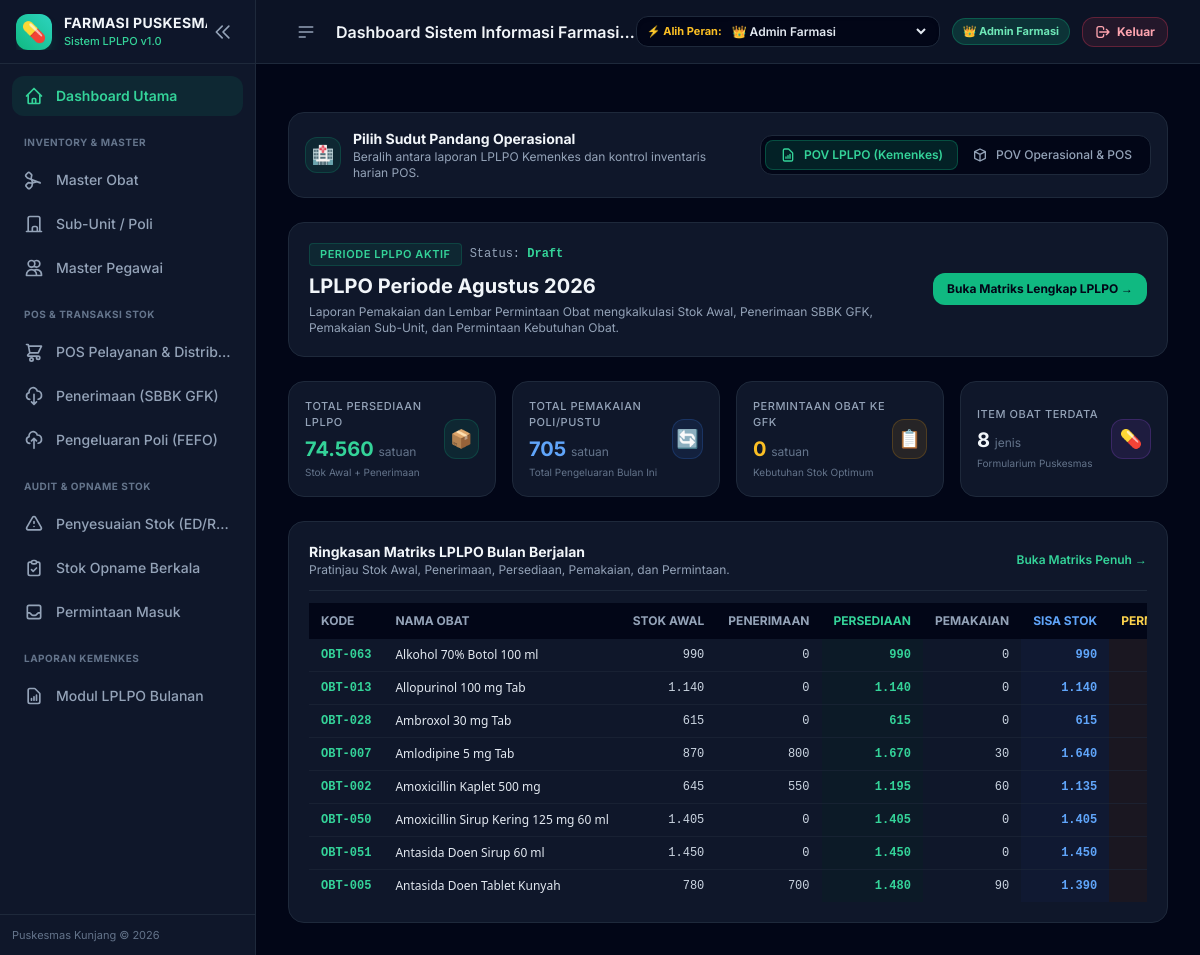
Screenshot of / (signed in) with the database file from the repository.
### app/models.py (models this page shows, shortened)
class BaseModel(db.Model):
    __abstract__ = True

class LPLPO(BaseModel):
    __tablename__ = 'lplpo'
    id = db.Column(db.Integer, primary_key=True)
    bulan = db.Column(db.Integer, nullable=False)  # 1 - 12
    tahun = db.Column(db.Integer, nullable=False)  # e.g. 2026
    nama_puskesmas = db.Column(db.String(100), default='Puskesmas Kunjang')
    tanggal_laporan = db.Column(db.Date, default=date.today)
    status = db.Column(db.String(20), default='Draft')  # Draft, Final
    keterangan = db.Column(db.Text)
    kepala_puskesmas = db.Column(db.String(100), default='dr. Durotun Nafisa, M.H')
    nip_kepala = db.Column(db.String(30), default='19750423 200212 2 005')
    pengelola_obat = db.Column(db.String(100), default='Daril Rahmatullah, S.Farm.Apt')
    nip_pengelola = db.Column(db.String(30), default='19810704 200901 1 004')
    created_at = db.Column(db.DateTime, default=datetime.utcnow)
    items = db.relationship('LPLPOItem', backref='lplpo', lazy=True, cascade="all, delete-orphan")
    @property
    def nama_bulan(self):
        nama_bulan_list = [
            '', 'Januari', 'Februari', 'Maret', 'April', 'Mei', 'Juni',
            'Juli', 'Agustus', 'September', 'Oktober', 'November', 'Desember'
        ]
        if 1 <= self.bulan <= 12:
            return nama_bulan_list[self.bulan]
        return str(self.bulan)

class LPLPOItem(BaseModel):
    __tablename__ = 'lplpo_item'
    id = db.Column(db.Integer, primary_key=True)
    lplpo_id = db.Column(db.Integer, db.ForeignKey('lplpo.id'), nullable=False)
    obat_id = db.Column(db.Integer, db.ForeignKey('obat.id'), nullable=False)
    stok_awal = db.Column(db.Integer, default=0)
    penerimaan = db.Column(db.Integer, default=0)
    persediaan = db.Column(db.Integer, default=0)  # stok_awal + penerimaan
    pemakaian = db.Column(db.Integer, default=0)
    sisa_stok = db.Column(db.Integer, default=0)   # persediaan - pemakaian
    stok_optimum = db.Column(db.Integer, default=0)
    permintaan = db.Column(db.Integer, default=0)
    pemberian = db.Column(db.Integer, default=0)
    obat = db.relationship('Obat')

class Obat(BaseModel):
    __tablename__ = 'obat'
    id = db.Column(db.Integer, primary_key=True)
    kode_obat = db.Column(db.String(50), unique=True, nullable=False, index=True)
    nama_obat = db.Column(db.String(150), nullable=False)
    bentuk_sediaan = db.Column(db.String(50), default='Tablet')
    satuan = db.Column(db.String(30), default='Tablet')
    kategori = db.Column(db.String(50), default='Generik')
    harga_satuan = db.Column(db.Float, default=0.0)
    stok_minimum = db.Column(db.Integer, default=10)
    buffer_percent = db.Column(db.Float, default=0.20)
    created_at = db.Column(db.DateTime, default=datetime.utcnow)
    batches = db.relationship('BatchObat', backref='obat', lazy=True, cascade="all, delete-orphan")
    @property
    def total_stok(self):
        return sum(batch.stok_sekarang for batch in self.batches if batch.stok_sekarang > 0)

### app/routes/dashboard.py (the view)
@dashboard_bp.route('/')
def index():
    active_mode = request.args.get('mode', 'lplpo')  # 'lplpo' atau 'operasional'
    total_jenis_obat = Obat.query.count()
    all_obats = Obat.query.all()
    total_stok_obat = sum(o.total_stok for o in all_obats)
    low_stock_obats = [o for o in all_obats if o.total_stok <= o.stok_minimum]
    active_batches = BatchObat.query.filter(BatchObat.stok_sekarang > 0).all()
    near_expired_batches = [b for b in active_batches if b.days_until_expired <= 90]
    near_expired_batches.sort(key=lambda b: b.expired_date)
    recent_masuk = TransaksiMasuk.query.order_by(TransaksiMasuk.tanggal_terima.desc()).limit(5).all()
    recent_keluar = TransaksiKeluar.query.order_by(TransaksiKeluar.tanggal_keluar.desc()).limit(5).all()
    latest_lplpo = LPLPO.query.order_by(LPLPO.tahun.desc(), LPLPO.bulan.desc()).first()
    lplpo_items = sorted(latest_lplpo.items, key=lambda x: x.obat.nama_obat) if latest_lplpo else []
    total_lplpo_pemakaian = sum(item.pemakaian for item in lplpo_items) if lplpo_items else 0
    total_lplpo_permintaan = sum(item.permintaan for item in lplpo_items) if lplpo_items else 0
    total_lplpo_persediaan = sum(item.persediaan for item in lplpo_items) if lplpo_items else 0
    return render_template(
        'dashboard.html',
        active_mode=active_mode,
        total_jenis_obat=total_jenis_obat,
        total_stok_obat=total_stok_obat,
        low_stock_count=len(low_stock_obats),
        near_expired_count=len(near_expired_batches),
        low_stock_obats=low_stock_obats[:5],
        near_expired_batches=near_expired_batches[:5],
        recent_masuk=recent_masuk,
        recent_keluar=recent_keluar,
        latest_lplpo=latest_lplpo,
        lplpo_items=lplpo_items[:8],
        total_lplpo_pemakaian=total_lplpo_pemakaian,
        total_lplpo_permintaan=total_lplpo_permintaan,
        total_lplpo_persediaan=total_lplpo_persediaan
    )

### app/models.py (called while the page is built)
    @property
    def days_until_expired(self):
        if not self.expired_date:
            return 9999
        return (self.expired_date - date.today()).days

### app/templates/dashboard.html (shortened to what this page needs)
{% extends 'base.html' %}
{% block header_title %}Dashboard Sistem Informasi Farmasi Puskesmas{% endblock %}
{% block content %}
<div class="space-y-6">
    <div class="p-4 rounded-2xl bg-slate-900 border border-slate-800 flex flex-col md:flex-row items-start md:items-center justify-between gap-4">
        <div class="flex items-center gap-3">
            <div class="w-9 h-9 rounded-xl bg-emerald-500/10 border border-emerald-500/20 text-emerald-400 flex items-center justify-center text-lg font-bold flex-shrink-0">
                🏥
            </div>
            <div>
                <h3 class="font-bold text-slate-100 text-sm">Pilih Sudut Pandang Operasional</h3>
                <p class="text-xs text-slate-400">Beralih antara laporan LPLPO Kemenkes dan kontrol inventaris harian POS.</p>
            </div>
        </div>
        <div class="flex items-center p-1 bg-slate-950 rounded-xl border border-slate-800 text-xs font-medium w-full md:w-auto">
            <a href="{{ url_for('dashboard.index', mode='lplpo') }}" class="flex-1 md:flex-none px-3.5 py-1.5 rounded-lg transition-all text-center flex items-center justify-center gap-2 whitespace-nowrap {{ 'bg-emerald-500/15 text-emerald-400 font-semibold border border-emerald-500/30' if active_mode == 'lplpo' else 'text-slate-400 hover:text-slate-200' }}">
                <svg class="w-4 h-4" fill="none" stroke="currentColor" viewBox="0 0 24 24"><path stroke-linecap="round" stroke-linejoin="round" stroke-width="2" d="M9 17v-2m3 2v-4m3 4v-6m2 10H7a2 2 0 01-2-2V5a2 2 0 012-2h5.586a1 1 0 01.707.293l5.414 5.414a1 1 0 01.293.707V19a2 2 0 01-2 2z"/></svg>
                POV LPLPO (Kemenkes)
            </a>
            <a href="{{ url_for('dashboard.index', mode='operasional') }}" class="flex-1 md:flex-none px-3.5 py-1.5 rounded-lg transition-all text-center flex items-center justify-center gap-2 whitespace-nowrap {{ 'bg-emerald-500/15 text-emerald-400 font-semibold border border-emerald-500/30' if active_mode == 'operasional' else 'text-slate-400 hover:text-slate-200' }}">
                <svg class="w-4 h-4" fill="none" stroke="currentColor" viewBox="0 0 24 24"><path stroke-linecap="round" stroke-linejoin="round" stroke-width="2" d="M20 7l-8-4-8 4m16 0l-8 4m8-4v10l-8 4m0-10L4 7m8 4v10M4 7v10l8 4"/></svg>
                POV Operasional & POS
            </a>
        </div>
    </div>
    {% if active_mode == 'lplpo' %}
    <div class="space-y-6">
        <div class="p-5 rounded-2xl bg-slate-900 border border-slate-800 flex flex-col md:flex-row items-start md:items-center justify-between gap-4">
            <div>
                <div class="flex items-center gap-2 mb-1.5">
                    <span class="px-2.5 py-0.5 bg-emerald-500/10 text-emerald-400 border border-emerald-500/20 font-semibold rounded text-[11px] uppercase tracking-wider">
                        PERIODE LPLPO AKTIF
                    </span>
                    {% if latest_lplpo %}
                    <span class="text-xs text-slate-400 font-mono">Status: <span class="text-emerald-400 font-semibold">{{ latest_lplpo.status }}</span></span>
                    {% endif %}
                </div>
                <h2 class="text-xl font-bold text-slate-100">
                    {% if latest_lplpo %}
                    LPLPO Periode {{ latest_lplpo.nama_bulan }} {{ latest_lplpo.tahun }}
                    {% else %}
                    Belum Ada LPLPO Digenerate
                    {% endif %}
                </h2>
                <p class="text-xs text-slate-400 mt-1 max-w-2xl">
                    Laporan Pemakaian dan Lembar Permintaan Obat mengkalkulasi Stok Awal, Penerimaan SBBK GFK, Pemakaian Sub-Unit, dan Permintaan Kebutuhan Obat.
                </p>
            </div>
            <div class="flex items-center gap-3 flex-shrink-0">
                {% if latest_lplpo %}
                <a href="{{ url_for('lplpo.detail_lplpo', id=latest_lplpo.id) }}" class="px-3.5 py-2 bg-emerald-500 hover:bg-emerald-400 text-slate-950 font-bold rounded-xl transition-all text-xs flex items-center gap-2">
                    Buka Matriks Lengkap LPLPO &rarr;
                </a>
                {% else %}
                <a href="{{ url_for('lplpo.generate_lplpo') }}" class="px-3.5 py-2 bg-emerald-500 hover:bg-emerald-400 text-slate-950 font-bold rounded-xl transition-all text-xs flex items-center gap-2">
                    Generate LPLPO Bulan Ini
                </a>
                {% endif %}
            </div>
        </div>
        <div class="grid grid-cols-1 sm:grid-cols-2 lg:grid-cols-4 gap-4">
            <div class="p-4 rounded-2xl bg-slate-900 border border-slate-800 flex items-center justify-between">
                <div>
                    <p class="text-[11px] font-medium text-slate-400 uppercase tracking-wider">Total Persediaan LPLPO</p>
                    <h4 class="text-xl font-bold text-emerald-400 mt-1">{{ total_lplpo_persediaan|number }} <span class="text-xs text-slate-500 font-normal">satuan</span></h4>
                    <p class="text-[10px] text-slate-500 mt-0.5">Stok Awal + Penerimaan</p>
                </div>
                <div class="w-10 h-10 rounded-xl bg-emerald-500/10 border border-emerald-500/20 text-emerald-400 flex items-center justify-center text-lg">
                    📦
                </div>
            </div>
            <div class="p-4 rounded-2xl bg-slate-900 border border-slate-800 flex items-center justify-between">
                <div>
                    <p class="text-[11px] font-medium text-slate-400 uppercase tracking-wider">Total Pemakaian Poli/Pustu</p>
                    <h4 class="text-xl font-bold text-blue-400 mt-1">{{ total_lplpo_pemakaian|number }} <span class="text-xs text-slate-500 font-normal">satuan</span></h4>
                    <p class="text-[10px] text-slate-500 mt-0.5">Total Pengeluaran Bulan Ini</p>
                </div>
                <div class="w-10 h-10 rounded-xl bg-blue-500/10 border border-blue-500/20 text-blue-400 flex items-center justify-center text-lg">
                    🔄
                </div>
            </div>
            <div class="p-4 rounded-2xl bg-slate-900 border border-slate-800 flex items-center justify-between">
                <div>
                    <p class="text-[11px] font-medium text-slate-400 uppercase tracking-wider">Permintaan Obat ke GFK</p>
                    <h4 class="text-xl font-bold text-amber-400 mt-1">{{ total_lplpo_permintaan|number }} <span class="text-xs text-slate-500 font-normal">satuan</span></h4>
                    <p class="text-[10px] text-slate-500 mt-0.5">Kebutuhan Stok Optimum</p>
                </div>
                <div class="w-10 h-10 rounded-xl bg-amber-500/10 border border-amber-500/20 text-amber-400 flex items-center justify-center text-lg">
                    📋
                </div>
            </div>
            <div class="p-4 rounded-2xl bg-slate-900 border border-slate-800 flex items-center justify-between">
                <div>
                    <p class="text-[11px] font-medium text-slate-400 uppercase tracking-wider">Item Obat Terdata</p>
                    <h4 class="text-xl font-bold text-slate-100 mt-1">{{ lplpo_items|length }} <span class="text-xs text-slate-500 font-normal">jenis</span></h4>
                    <p class="text-[10px] text-slate-500 mt-0.5">Formularium Puskesmas</p>
                </div>
                <div class="w-10 h-10 rounded-xl bg-purple-500/10 border border-purple-500/20 text-purple-400 flex items-center justify-center text-lg">
                    💊
                </div>
            </div>
        </div>
        <div class="bg-slate-900 rounded-2xl border border-slate-800 p-5 overflow-hidden">
            <div class="flex items-center justify-between pb-3 mb-3 border-b border-slate-800">
                <div>
                    <h4 class="font-bold text-slate-100 text-sm">Ringkasan Matriks LPLPO Bulan Berjalan</h4>
                    <p class="text-xs text-slate-400">Pratinjau Stok Awal, Penerimaan, Persediaan, Pemakaian, dan Permintaan.</p>
                </div>
                {% if latest_lplpo %}
                <a href="{{ url_for('lplpo.detail_lplpo', id=latest_lplpo.id) }}" class="text-xs text-emerald-400 hover:underline font-semibold whitespace-nowrap">Buka Matriks Penuh &rarr;</a>
                {% endif %}
            </div>
            {% if lplpo_items %}
            <div class="overflow-x-auto">
                <table class="w-full text-xs text-left">
                    <thead class="bg-slate-950 text-slate-400 uppercase font-semibold">
                        <tr>
                            <th class="px-3 py-2.5 whitespace-nowrap">Kode</th>
                            <th class="px-3 py-2.5">Nama Obat</th>
                            <th class="px-3 py-2.5 text-right whitespace-nowrap">Stok Awal</th>
                            <th class="px-3 py-2.5 text-right whitespace-nowrap">Penerimaan</th>
                            <th class="px-3 py-2.5 text-right text-emerald-400 font-bold whitespace-nowrap">Persediaan</th>
                            <th class="px-3 py-2.5 text-right whitespace-nowrap">Pemakaian</th>
                            <th class="px-3 py-2.5 text-right text-blue-400 font-bold whitespace-nowrap">Sisa Stok</th>
                            <th class="px-3 py-2.5 text-right text-amber-300 whitespace-nowrap">Permintaan</th>
                        </tr>
                    </thead>
                    <tbody class="divide-y divide-slate-800/60 font-mono">
                        {% for item in lplpo_items %}
                        <tr class="hover:bg-slate-800/50">
                            <td class="px-3 py-2 text-emerald-400 font-bold whitespace-nowrap">{{ item.obat.kode_obat }}</td>
                            <td class="px-3 py-2 font-sans font-medium text-slate-200 max-w-xs truncate">{{ item.obat.nama_obat }}</td>
                            <td class="px-3 py-2 text-right text-slate-300 whitespace-nowrap">{{ item.stok_awal|number }}</td>
                            <td class="px-3 py-2 text-right text-slate-300 whitespace-nowrap">{{ item.penerimaan|number }}</td>
                            <td class="px-3 py-2 text-right text-emerald-400 font-bold bg-emerald-950/20 whitespace-nowrap">{{ item.persediaan|number }}</td>
                            <td class="px-3 py-2 text-right text-slate-300 whitespace-nowrap">{{ item.pemakaian|number }}</td>
                            <td class="px-3 py-2 text-right text-blue-400 font-bold bg-blue-950/20 whitespace-nowrap">{{ item.sisa_stok|number }}</td>
                            <td class="px-3 py-2 text-right text-amber-300 font-bold bg-amber-950/20 whitespace-nowrap">{{ item.permintaan|number }}</td>
                        </tr>
                        {% endfor %}
                    </tbody>
                </table>
            </div>
            {% else %}
            <p class="text-xs text-slate-500 py-6 text-center">Belum ada data matriks LPLPO. Silakan jalankan "Generate LPLPO".</p>
            {% endif %}
        </div>
    </div>
    {% endif %}
</div>
{% endblock %}

### app/templates/base.html (style rules this page uses)
body { font-family: 'Inter', sans-serif; }

### rows the page displays
LPLPO: status "Draft", nama_bulan "Agustus", tahun "2026"
LPLPOItem: obat.kode_obat "OBT-063", obat.nama_obat "Alkohol 70% Botol 100 ml", stok_awal|number "990", penerimaan|number "0", persediaan|number "990", pemakaian|number "0", sisa_stok|number "990"
LPLPOItem: obat.kode_obat "OBT-013", obat.nama_obat "Allopurinol 100 mg Tab", stok_awal|number "1.140", penerimaan|number "0", persediaan|number "1.140", pemakaian|number "0", sisa_stok|number "1.140"
LPLPOItem: obat.kode_obat "OBT-028", obat.nama_obat "Ambroxol 30 mg Tab", stok_awal|number "615", penerimaan|number "0", persediaan|number "615", pemakaian|number "0", sisa_stok|number "615"
LPLPOItem: obat.kode_obat "OBT-007", obat.nama_obat "Amlodipine 5 mg Tab", stok_awal|number "870", penerimaan|number "800", persediaan|number "1.670", pemakaian|number "30", sisa_stok|number "1.640"
LPLPOItem: obat.kode_obat "OBT-002", obat.nama_obat "Amoxicillin Kaplet 500 mg", stok_awal|number "645", penerimaan|number "550", persediaan|number "1.195", pemakaian|number "60", sisa_stok|number "1.135"
LPLPOItem: obat.kode_obat "OBT-050", obat.nama_obat "Amoxicillin Sirup Kering 125 mg 60 ml", stok_awal|number "1.405", penerimaan|number "0", persediaan|number "1.405", pemakaian|number "0", sisa_stok|number "1.405"
LPLPOItem: obat.kode_obat "OBT-051", obat.nama_obat "Antasida Doen Sirup 60 ml", stok_awal|number "1.450", penerimaan|number "0", persediaan|number "1.450", pemakaian|number "0", sisa_stok|number "1.450"
LPLPOItem: obat.kode_obat "OBT-005", obat.nama_obat "Antasida Doen Tablet Kunyah", stok_awal|number "780", penerimaan|number "700", persediaan|number "1.480", pemakaian|number "90", sisa_stok|number "1.390"

### other values shown
{{ total_lplpo_persediaan|number }} "74.560"
{{ total_lplpo_pemakaian|number }} "705"
{{ total_lplpo_permintaan|number }} "0"
{{ lplpo_items|length }} "8"
form field value "👑 Admin Farmasi"
